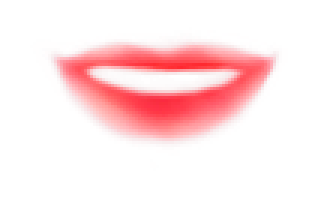
#> input picture effects/face_retouch/mouth.png, 105 x 67 px, found by its file name (shown 3 times larger)
$ python convert_makeup_templates.py
#> lines starting #> are read from the running program, lines starting #| are printed output that depends on the picture
#!/usr/bin/env python3
"""Convert GPUPixel's lipstick and blush templates into straight-alpha masks for Face Retouch.

GPUPixel's mouth.png and blusher.png are fully opaque: the makeup is painted as how far each
pixel is from white, which only works under a fixed multiply blend. Face Retouch also offers a
custom colour, which needs the coverage on its own, so each pixel t is split into a tint c and an
alpha a with

    t = 1 - a * (1 - c)

so mix(bg, bg * c, a) — the shader's blend — reproduces GPUPixel's bg * t exactly. a is the
pixel's darkness (1 - its lowest channel) over the template's 99th-percentile darkness, clamped to
1, so the painted shading lives in the alpha and a custom colour keeps it. White becomes a = 0.

The originals come from GPUPixel at a pinned commit, Copyright (c) 2021 PixPark, Apache License
2.0; see effects/face_retouch/NOTICE. Needs Pillow.

    python3 tools/convert_makeup_templates.py
"""

from __future__ import annotations

import io
import urllib.request
from pathlib import Path

from PIL import Image

ROOT = Path(__file__).resolve().parents[1]
OUT_DIR = ROOT / "effects" / "face_retouch"

COMMIT = "ef552bf8ce2d0d41fa9b979bfb5c7cf79374ca88"
SOURCE_URL = "https://raw.githubusercontent.com/pixpark/gpupixel/{commit}/src/res/{name}"
TEMPLATES = ("mouth.png", "blusher.png")
PERCENTILE = 0.99


def fetch(name: str) -> Image.Image:
#> called with name = 'mouth.png'
    url = SOURCE_URL.format(commit=COMMIT, name=name)
    with urllib.request.urlopen(url, timeout=60) as response:
        return Image.open(io.BytesIO(response.read())).convert("RGB")
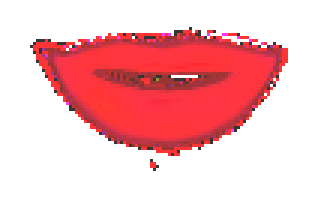
#> returned value: PIL image 105x67 RGB (shown 3 times larger); mean R, G, B 244.8, 184.1, 187.9


def convert(source: Image.Image) -> tuple[Image.Image, float]:
    raw = source.tobytes()
    pixels = [tuple(raw[i:i + 3]) for i in range(0, len(raw), 3)]
#> pixels = 7035 items, first 6: (255, 255, 255), (255, 255, 255), (255, 255, 255), (255, 255, 255), (255, 255, 255), (255, 255, 255)
    darkness = sorted(1.0 - min(p) / 255.0 for p in pixels)
#> darkness = 7035 values from 0 to 0.843
    reference = darkness[min(len(darkness) - 1, int(len(darkness) * PERCENTILE))]
#> reference = 0.792
    if reference <= 0.0:
        raise SystemExit("template is blank")

    out = []
    for r, g, b in pixels:
        t = (r / 255.0, g / 255.0, b / 255.0)
        d = 1.0 - min(t)
        a = min(d / reference, 1.0)
        if a <= 0.0:
            out.append((255, 255, 255, 0))
            continue
        c = [min(max(1.0 - (1.0 - v) / a, 0.0), 1.0) for v in t]
        out.append(tuple(round(v * 255.0) for v in c) + (round(a * 255.0),))
#> after the loop, out = 7035 items, first 6: (255, 255, 255, 0), (255, 255, 255, 0), (255, 255, 255, 0), (255, 255, 255, 0), (255, 255, 255, 0), (255, 255, 255, 0)

    mask = Image.new("RGBA", source.size)
#> mask: PIL image 105x67 RGBA; every value is 0
    mask.frombytes(bytes(v for p in out for v in p))
    return mask, reference


def main() -> None:
    for name in TEMPLATES:
        mask, reference = convert(fetch(name))
#> reference = 0.792
        target = OUT_DIR / name
        mask.save(target, optimize=True)
        print(f"{target.relative_to(ROOT)}: {mask.size[0]}x{mask.size[1]}, "
              f"alpha 1 at darkness {reference:.4f}")
#| effects/face_retouch/mouth.png: 105x67, alpha 1 at darkness 0.7922
#> pass 2 of the loop in main, `for name in TEMPLATES:`:
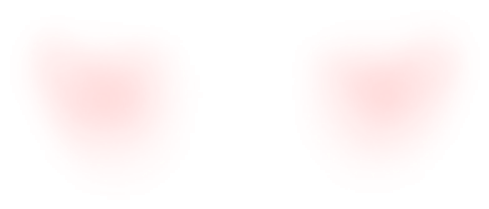
#> input picture effects/face_retouch/blusher.png, 489 x 209 px, found by its file name
#> in fetch (call 2), `return Image.open(io.BytesIO(response.read())).convert("RGB")`:
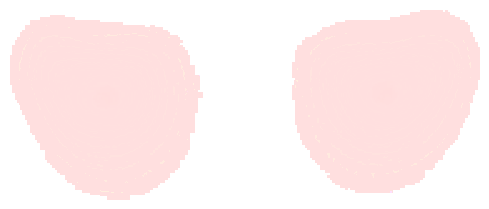
#> returned value: PIL image 489x209 RGB; mean R, G, B 255, 238.2, 238
#> in main, `mask, reference = convert(fetch(name))`: reference = 0.125
#| effects/face_retouch/blusher.png: 489x209, alpha 1 at darkness 0.1255


if __name__ == "__main__":
    main()
